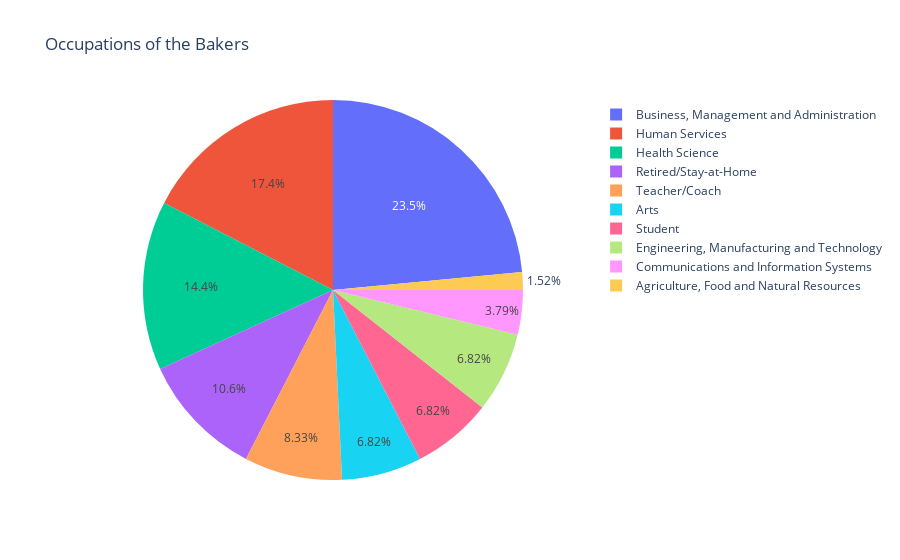

Here is the notebook cell this chart was saved with:
### Code cell
fig = px.pie(values=occ_counts_df['Count'], names=occ_counts_df.index, title='Occupations of the Bakers')
fig.show()

### Figure 1 — Plotly figure (JSON) as saved in the notebook; plotly's stock layout.template omitted (floating-point values rounded to 4 significant figures)
{"data": [{"domain": {"x": [0, 1], "y": [0, 1]}, "hovertemplate": "label=%{label}<br>value=%{value}<extra></extra>", "labels": ["Business, Management and Administration", "Human Services", "Health Science", "Retired/Stay-at-Home", "Teacher/Coach", "Arts", "Student", "Engineering, Manufacturing and Technology", "Communications and Information Systems", "Agriculture, Food and Natural Resources"], "legendgroup": "", "name": "", "showlegend": true, "type": "pie", "values": [31, 23, 19, 14, 11, 9, 9, 9, 5, 2]}], "layout": {"legend": {"tracegroupgap": 0}, "title": {"text": "Occupations of the Bakers"}}}
